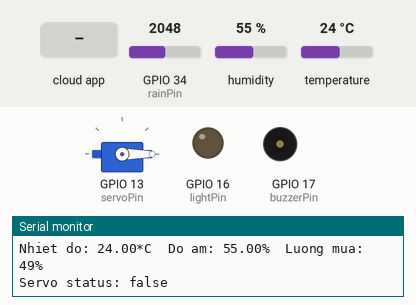
This sketch was run on a simulated ESP32. Shown: servo, output pins drawn as LEDs (lit = HIGH), buzzer (waves = sounding, pin HIGH), the last lines printed to the serial monitor. The inputs (shaded band) are chosen by the test bench; at power-on: GPIO 34 (rainPin) = 2048, humidity 55 %, temperature 24 °C. WiFi joins after 1.5 s; servers stay silent unless stated; the Firebase database answers and starts empty.

Above: at 3.7 s.
3.8 s: the phone or cloud app sets servo to 1
At 4.94 s:
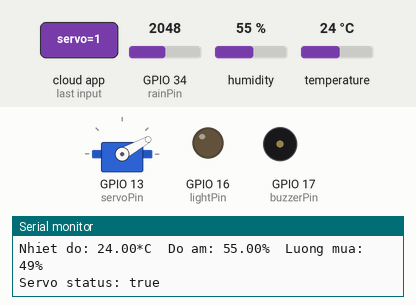
7.4 s: the phone or cloud app sets light to 1
At 10.6 s:
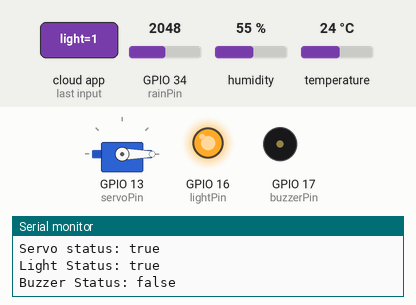
12.9 s: the phone or cloud app sets buzzer to 1
16.4 s: the phone or cloud app sets light to 0
At 17.0 s:
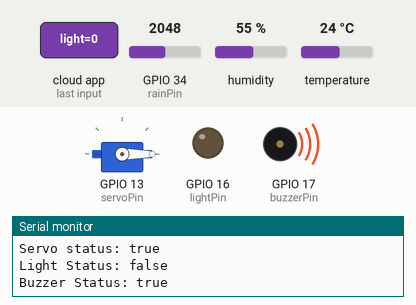
19.9 s: the phone or cloud app sets light to 1
At 23.3 s:
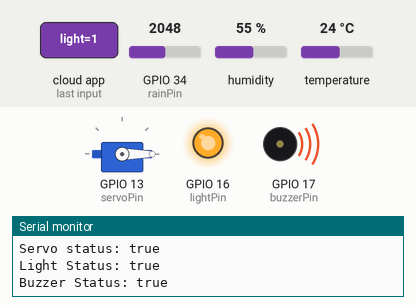
25.3 s: the phone or cloud app sets servo to 0
Timing chart, 0 to 29.8 s (numbered marks = the images above; inputs shaded):
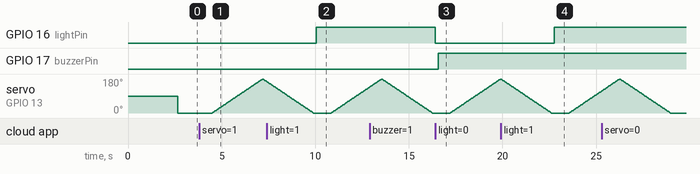

Measured:
- after the input at 3.8 s, servo on GPIO 13 (servoPin): rises from 0° to 180° in 2.7 s, then falls to 168° in 0.18 s
- after the input at 7.4 s, GPIO 16 (lightPin): LOW → HIGH after 2.7 s
- after the input at 16.4 s, GPIO 16 (lightPin): HIGH → LOW at once
- after the input at 19.9 s, GPIO 16 (lightPin): LOW → HIGH after 2.9 s

The sketch:

iot.ino
```cpp
#include <ESP32Servo.h>
#include <FirebaseESP32.h>
#include <DHT.h>


#define FIREBASE_HOST "https://iotwebbased-32566-default-rtdb.firebaseio.com/"
#define FIREBASE_AUTH "gIpCrOWP6cbk7LGlMsQKQjATpEPSeKTix8Gh4n89"
#define WIFI_SSID "Do Ban" // Thay đổi tên wifi của bạn
#define WIFI_PASSWORD "01694132025" // Thay đổi password wifi của bạn
#define DHTPIN 14    // Chân dữ liệu của DHT 11 , với NodeMCU chân D5 GPIO là 14
#define DHTTYPE DHT11   // DHT 11
#define servoPin 13
#define lightPin 16
#define buzzerPin 17
#define rainPin 34
DHT dht(DHTPIN, DHTTYPE);
FirebaseData fbdo;

unsigned long sendDataPrevMillis = 0;
int pos = 0;
Servo myservo;
float h, t;
int l;
int a;

void setup() {
  pinMode(rainPin,INPUT);
  pinMode(servoPin, OUTPUT);
  pinMode(lightPin, OUTPUT);
  pinMode(buzzerPin, OUTPUT);
  ESP32PWM::allocateTimer(0);
  ESP32PWM::allocateTimer(1);
  ESP32PWM::allocateTimer(2);
  ESP32PWM::allocateTimer(3);
  myservo.setPeriodHertz(50);    // standard 50 hz servo
  myservo.attach(servoPin, 500, 2500);
  Serial.begin(115200);
  delay(1000);
  WiFi.begin (WIFI_SSID, WIFI_PASSWORD);
  Serial.print("Dang ket noi");
  while (WiFi.status() != WL_CONNECTED) {
    Serial.print(".");
    delay(500);
  }
  dht.begin();
  Serial.println ("");
  Serial.println ("Da ket noi WiFi!");
  Serial.println(WiFi.localIP());
  Firebase.begin(FIREBASE_HOST, FIREBASE_AUTH);
}
void loop() {
  Display_Serial();
}
void ReadDHT( float temp, float Hum, float L_rain){
  Firebase.setFloat( fbdo,"/sensor/temperature", temp);
  Firebase.setFloat ( fbdo,"/sensor/humidity", Hum);
  Firebase.setFloat ( fbdo,"/sensor/rain", L_rain);
}

void Display_Serial()
{
     if (Firebase.ready() && (millis() - sendDataPrevMillis > 500 || sendDataPrevMillis == 0))
  {
    sendDataPrevMillis = millis();
    bool servoVal;
    Serial.printf("Servo status: %s\n", Firebase.getBool(fbdo, F("/status/servo"), &servoVal) ? servoVal ? "true" : "false" : fbdo.errorReason().c_str());

    if(servoVal){
      for (pos = 0; pos <= 180; pos += 1) {
    myservo.write(pos);
    delay(15);
  }
  for (pos = 180; pos >= 0; pos -= 1) {
    myservo.write(pos);
    delay(15);
  }
      }
    else{
      myservo.write(0);
    }
    bool lightVal;
    Serial.printf("Light Status: %s\n", Firebase.getBool(fbdo, F("/status/light"), &lightVal) ? lightVal ? "true" : "false" : fbdo.errorReason().c_str());
    if(lightVal){
      digitalWrite(lightPin,HIGH);
      }
    else{
      digitalWrite(lightPin,LOW);
    }
    bool buzzerVal;
    Serial.printf("Buzzer Status: %s\n", Firebase.getBool(fbdo, F("/status/buzzer"), &buzzerVal) ? buzzerVal ? "true" : "false" : fbdo.errorReason().c_str());
    if(buzzerVal){
      digitalWrite(buzzerPin,HIGH);
      }
    else{
      digitalWrite(buzzerPin,LOW);
    }
  }

  h = dht.readHumidity();
  t = dht.readTemperature();  // Đọc nhiệt độ theo độ C
//  l = map(analogRead(34), 150, 440, 1023, 0);
  a = analogRead(rainPin);
  l = map(analogRead(rainPin), 4095, 0, 0, 100);
  if (isnan(h) || isnan(t)) {
    Serial.println("Failed to read from DHT sensor!");
    return;
  }

  ReadDHT(t,h,l);
  Serial.print("Nhiet do: ");
  Serial.print(t);
  Serial.print("*C  ");
  Serial.print("Do am: ");
  Serial.print(h);
  Serial.print("%  ");
  Serial.print("Luong mua: ");
  Serial.print(l);
  Serial.println("%  ");
}
```
